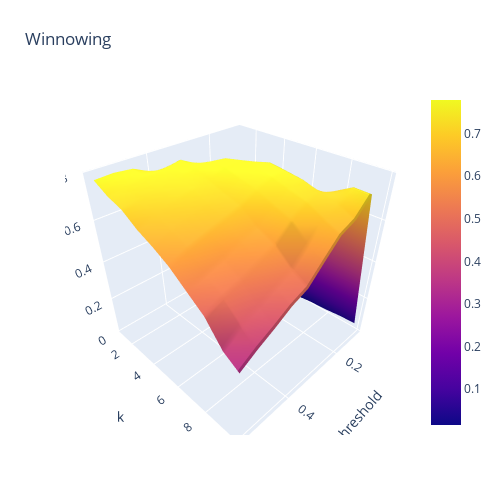

Write notebook code for a chart like this one.
### Code cell
fig = go.Figure(data=[go.Surface(z=2*(nu)*(1-cnts/len(data_list))/((nu)+(1-cnts/len(data_list))), x=ts, y=ks)])
fig.update_layout(title='Winnowing', autosize=False,
                  width=500, height=500,
                  margin=dict(l=65, r=50, b=65, t=90), scene = dict(
                    yaxis_title='k',
                    xaxis_title='threshold',
                    zaxis_title='f1'))

### Figure 1 — Plotly figure (JSON) as saved in the notebook; plotly's stock layout.template omitted (floating-point values rounded to 4 significant figures; data arrays with more than 128 entries replaced by an {"elided": "..."} marker saying what was removed)
{"data": [{"type": "surface", "x": [0.1, 0.15, 0.2, 0.25, 0.3, 0.35, 0.4, 0.45, 0.5, 0.55, 0.6, 0.65, 0.7, 0.75, 0.8, 0.85], "y": [1, 2, 3, 4, 5, 6, 7, 8, 9, 10], "z": {"elided": "16x10 float values"}}], "layout": {"autosize": false, "height": 500, "margin": {"b": 65, "l": 65, "r": 50, "t": 90}, "scene": {"xaxis": {"title": {"text": "threshold"}}, "yaxis": {"title": {"text": "k"}}, "zaxis": {"title": {"text": "f1"}}}, "title": {"text": "Winnowing"}, "width": 500}}
